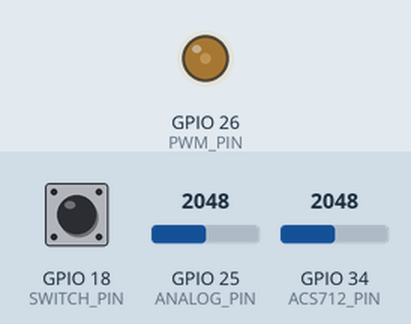
The sketch below on a simulated ESP32. On the bench: output pins drawn as LEDs (lit = HIGH). Inputs (shaded band) come from the test bench; at power-on: GPIO 25 (ANALOG_PIN) = 2048, GPIO 34 (ACS712_PIN) = 2048, GPIO 18 (SWITCH_PIN) HIGH. What the sketch prints to the serial monitor is not drawn.

Above: at 5.3 s.
5.4 s: GPIO 25 (ANALOG_PIN) set to 1228
At 6.4 s:
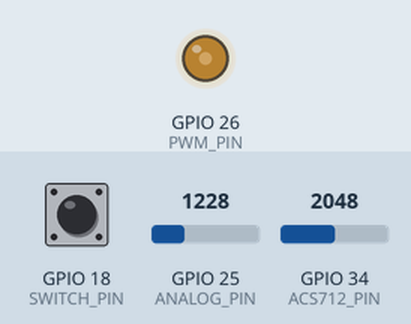
8.7 s: GPIO 25 (ANALOG_PIN) set to 40
At 10.2 s:
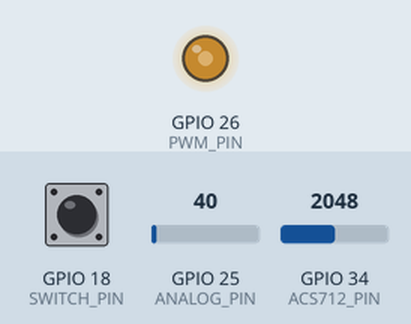
11.2 s: GPIO 34 (ACS712_PIN) set to 2584
14.3 s: GPIO 34 (ACS712_PIN) set to 2708
At 15.9 s:
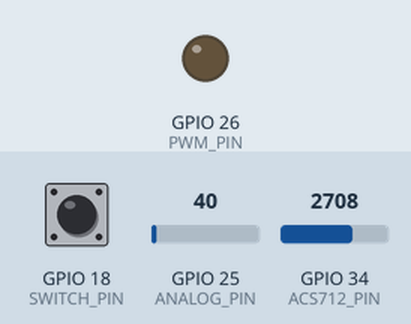
16.8 s: GPIO 18 (SWITCH_PIN) pulled LOW for 1 s
At 17.7 s:
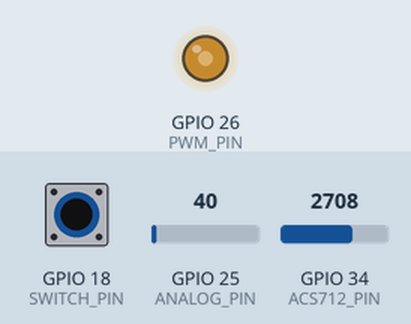
Timing chart, 0 to 19.8 s (numbered marks = the images above; inputs shaded):
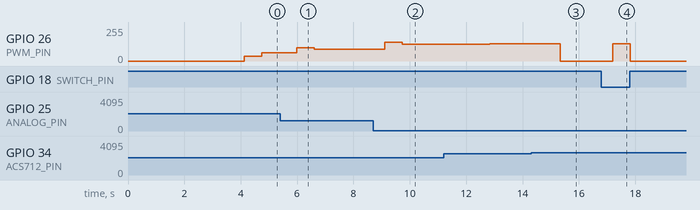

The sketch:

ESP32_MoterPWM_RMS.ino
```cpp
// .ino
#include <Arduino.h>
#include "variables.h"
#include "function.h"

void setup() {
  Serial.begin(115200);
  setupESP32();
  delay(1000);
}

void loop() {
  // 스위치
  switchControl();
  // =================================================
  // 아날로그 입력 읽기 (0~3.3V)

  moterPIDControl();
  checkRMS();
  // =================================================
  delay(500);
}

/**
  1. Kp (Proportional Gain, 비례 게인)
    정의: 비례 게인(Kp)은 현재 오차에 비례하여 출력값을 결정하는 요소입니다.
    작동 원리: 오차(목표값과 현재값의 차이)가 클수록 더 큰 출력이 생성됩니다. Kp는 이 오차에 얼마나 강하게 반응할지를 결정합니다. 예를 들어, Kp 값이 클수록 시스템이 더 빠르게 반응하지만, 오버슈트(목표값을 초과하는 현상)가 발생할 가능성이 높습니다.
    효과:
    Kp가 너무 낮을 경우: 반응이 너무 느려서 목표값에 도달하는 데 오랜 시간이 걸립니다.
    Kp가 너무 클 경우: 시스템이 과도하게 반응하여 목표값을 넘어서거나, 진동하면서 불안정해질 수 있습니다.
  2. Ki (Integral Gain, 적분 게인)
    정의: 적분 게인(Ki)은 오차의 누적에 비례하여 출력값을 조정하는 요소입니다.
    작동 원리: 시간이 지남에 따라 오차가 누적되면, Ki가 그 누적된 오차를 보정하려고 출력값을 증가시킵니다. 이는 **잔여 오차(steady-state error)**를 제거하는 데 유용합니다. Ki는 장기적인 오차를 줄이기 위해 동작합니다.
    효과:
    Ki가 너무 낮을 경우: 시스템이 목표값에 도달하지 못하고, 목표값 근처에서 일정한 오차가 계속 남을 수 있습니다.
    Ki가 너무 클 경우: 적분 누적이 너무 빠르게 이루어져서 시스템이 과도하게 반응하거나 진동하게 될 수 있습니다.
  3. Kd (Derivative Gain, 미분 게인)
    정의: 미분 게인(Kd)은 오차의 변화율(즉, 오차가 얼마나 빠르게 변하는지)에 비례하여 출력값을 조정하는 요소입니다.
    작동 원리: Kd는 오차의 변화가 급격할 때 이를 억제하려는 역할을 합니다. 이는 과도 현상이나 진동을 줄이는 데 도움을 줍니다. Kd는 시스템의 반응 속도를 안정화시키는 데 중요한 역할을 합니다.
    효과:
    Kd가 너무 낮을 경우: 과도 현상이나 진동이 발생할 수 있습니다.
    Kd가 너무 클 경우: 시스템이 지나치게 천천히 반응할 수 있습니다.
    PID 게인의 조합 효과
    Kp: 빠른 반응을 제공합니다. 너무 크면 불안정해질 수 있습니다.
    Ki: 장기적인 오차를 보정합니다. 너무 크면 진동을 유발할 수 있습니다.
    Kd: 과도 현상과 진동을 억제합니다. 너무 크면 시스템이 느려질 수 있습니다.
*/
```

function.cpp
```cpp
// function.cpp
#include <Arduino.h>
#include "variables.h"

// 기준 전압 계산 (전압 분배기를 통해 계산됨)
float getVoltage(float rawAdcValue) {
  float currentVoltage = (rawAdcValue / 4095.0) * 3.3;
  return currentVoltage;
  // return currentVoltage * voltageMultiplier;  // 전압 분배기 공식 적용
}


// 무부하 상태 ACS712 오프셋 보정 함수
void calibrateACS712() {
  float sum = 0;  // 정밀도를 위해 float로 변경
  for (int i = 0; i < sampleCount; i++) {
    float adcValue = analogRead(ACS712_PIN);      // 전류 센서의 ADC 값 읽기
    float currentVoltage = getVoltage(adcValue);  // 전압 변환
    sum += currentVoltage;                        // 전압 값 누적
    delayMicroseconds(10);
  }
  float averageADC = sum / sampleCount;  // 평균 전압 계산
  offsetVoltage = averageADC;            // 오프셋 값을 평균 전압으로 설정
  Serial.print("오프셋 전압 : ");
  Serial.print(offsetVoltage);
  Serial.println("V");
  Serial.println("PID Setup Clear");
  delay(1000);
}


void setupPID() {
  // PWM 설정
  ledcAttach(PWM_PIN, pwmFreq, pwmResolution);
  // PID 제어 설정
  Serial.println("PWM Control Start");
  myPID.SetMode(AUTOMATIC);
  // Serial.println("Mode MANUAL");
  // myPID.SetMode(MANUAL);
  int limitPWM = (int)((limitPwmPercent / 100.0) * 255);
  Serial.print("출력제한 : ");
  Serial.println(limitPWM);
  myPID.SetOutputLimits(25, limitPWM); // 0~255 / 204 = 80%
  targetPWM = targetHz / 15000 * 255;
  Serial.print("목표 Hz : ");
  Serial.println(targetHz);

  Serial.println("PID Setup Clear");
  delay(2000);
}

void setupESP32() {
  // 스위치 버튼
  pinMode(SWITCH_PIN, INPUT_PULLUP);
  // 모터압력 PID핀 설정
  setupPID();
  // ACS712 캘리브레이션
  calibrateACS712();
}


void switchControl() {
  // PWM 출력 상태 관리
  currentButtonState = digitalRead(SWITCH_PIN);
  // 버튼 상태 변화 감지
  if (lastButtonState == HIGH && currentButtonState == LOW) {
    isRunning = !isRunning;
    Serial.println("Button Pressed: Toggled");
    Serial.print("PWM 출력 상태: ");
    Serial.println(isRunning);
    if (isRunning) {
      Serial.println("AUTOMATIC");
      myPID.SetMode(AUTOMATIC);
    } else {
      Serial.println("MANUAL");
      myPID.SetMode(MANUAL);
    }
  }
  lastButtonState = currentButtonState;  // 상태 업데이트
}


void moterPIDControl() {
  int analogValue = analogRead(ANALOG_PIN);
  currentPWM = (double)analogValue / 4095.0 * 255.0;
  if (isRunning) {
    targetPWM = targetHz / 15000 * 255;
    // 아날로그 값(0~4095)을 목표 듀티 사이클 값(0~255)으로 변환
    myPID.Compute();
    // pwmOutput = 255; // 테스트용 듀티사이클 100%
    ledcWrite(PWM_PIN, (int)pwmOutput);
    Serial.println("ON");  // 테스트 종료시 주석처리
  } else {
    targetPWM = 0;
    pwmOutput = 0;
    ledcWrite(PWM_PIN, 0);
    Serial.println("OFF");  // 테스트 종료시 주석처리
  }

  // Serial.print("currentPWM : ");
  // Serial.println(currentPWM);
  // Serial.print("targetPWM : ");
  // Serial.println(targetPWM);
  // Serial.print("pwmOutput : ");
  // Serial.println(pwmOutput);


  Serial.print("모터 입력Hz : ");
  Serial.println(currentPWM / 255 * 15000);
  Serial.print("모터 출력Hz: ");
  Serial.println(pwmOutput / 255 * 15000);
}


void checkRMS() {
  float ampereSum = 0;
  float currentVoltage;
  float currentAmpere;
  for (int i = 0; i < sampleCount; i++) {
    int adcValue = analogRead(ACS712_PIN);
    currentVoltage = getVoltage(adcValue) * calibrationFator;
    // 무부하시 오차보정
    currentVoltage = currentVoltage - zeroOffsetVoltage;
    // 전류(A)계산
    currentAmpere = (currentVoltage - offsetVoltage) / sensitivity;
    ampereSum += currentAmpere * currentAmpere;
    delayMicroseconds(10);
  }
  acs712Ampere = sqrt(ampereSum / sampleCount);  // A RMS값 계산

  Serial.print("ACS712 전류계산: ");
  Serial.print(acs712Ampere);
  Serial.println("A");

  if(acs712Ampere > 4.00){
    isRunning = false;
    Serial.println("CT Over Off Switch!!");
    Serial.println("CT Over Off Switch!!");
  }
}
```

function.h
```cpp
// function.h
#ifndef FUNCTION_H
#define FUNCTION_H
void setupESP32();
void switchControl();
void moterPIDControl();
void checkRMS();
#endif // FUNCTION_H
```

variables.cpp
```cpp
// variables.cpp
#include "variables.h"
// ======================================================================
// 핀설정
int ANALOG_PIN = 25;      // 모터 압력 측정핀
int PWM_PIN = 26;         // PWM 출력 핀
int ACS712_PIN = 34;  // ACS712 모터 전류 측정핀
int SWITCH_PIN = 18;      // 스위치 입력 핀(풀업, GND / GPIO에 연결)
// ======================================================================
// 모터압력 PWM 제어변수

// 목표 Hz(0 ~ 15000);
float targetHz = 12000;

// 출력제한 %
float limitPwmPercent = 80.0;

// 버튼 State
bool isRunning = true;  // PWM 입력 스위치 상태
bool currentButtonState = false;
bool lastButtonState = true;

// PID설정
double currentPWM = 0, pwmOutput = 0, targetPWM = 0;
double Kp = 0.5, Ki = 0.01, Kd = 0.02;
PID myPID(&currentPWM, &pwmOutput, &targetPWM, Kp, Ki, Kd, DIRECT);
// ======================================================================
// ACS712 CT 변수

float ctLimit = 4.00; // => CT 측정값이 해당값보다 높을시 스위치를 off함

float zeroOffsetVoltage = 0.07; // 무부하시 오차보정
float sensitivity = 0.185;  // 전압 / sensitivity => A
float calibrationFator = 1.15; // 낮게 들어오는 전압값을 보정하기위한 배율값


float offsetVoltage = 0.0; // 오프셋값 => 자동으로 설정됨
int sampleCount = 1000;
int R1 = 10000;
int R2 = 20000;
float voltageMultiplier = (R1 + R2) / R1;
float acs712Ampere = 0;
```

variables.h
```cpp
// variables.h
#include <PID_v1.h>

#ifndef VARIABLES_H
#define VARIABLES_H

// ================================================
// 핀변수
extern int ANALOG_PIN;      // 아날로그 VCC 입력 핀
extern int ACS712_PIN;  // 모터 전류 측정핀
extern int SWITCH_PIN;      // 스위치 입력 핀(풀업, GND / GPIO에 연결)
extern int PWM_PIN;         // PWM 출력 핀
// ================================================
// 모터PWM 제어변수

// 목표 Hz(0 ~ 15000);
extern float targetHz;

// 출력제한
extern float limitPwmPercent;
// 주파수 설정
const int pwmFreq = 1500;
const int pwmResolution = 8;
// 버튼 State
extern bool isRunning, currentButtonState, lastButtonState;
// PID설정
extern double Kp, Ki, Kd;
extern double currentPWM, pwmOutput, targetPWM;


extern PID myPID;
// ================================================
// ACS712 Ampere 측정변수
extern float calibrationFator;
extern float zeroOffsetVoltage;
extern float offsetVoltage;
extern float sensitivity;
extern int sampleCount;
extern int R1;
extern int R2;
extern float voltageMultiplier;
extern float acs712Voltage;
extern float acs712Ampere;

#endif  // VARIABLES_H
```

Measured:
- the behaviour switches between 2654 and 2655 on GPIO 34 (ACS712_PIN) (found by bisection; images 2 and 3)
- after the input at 5.4 s, GPIO 26 (PWM_PIN): 63/255 → 99/255 after 0.59 s, → 89/255 0.62 s later
- after the input at 8.7 s, GPIO 26 (PWM_PIN): 89/255 → 140/255 after 0.41 s, → 127/255 0.62 s later
- after the input at 14.3 s, GPIO 26 (PWM_PIN): 128/255 → 0/255 after 1.0 s
- after the input at 16.8 s, GPIO 26 (PWM_PIN): 0/255 → 128/255 after 0.40 s, → 0/255 0.63 s later
